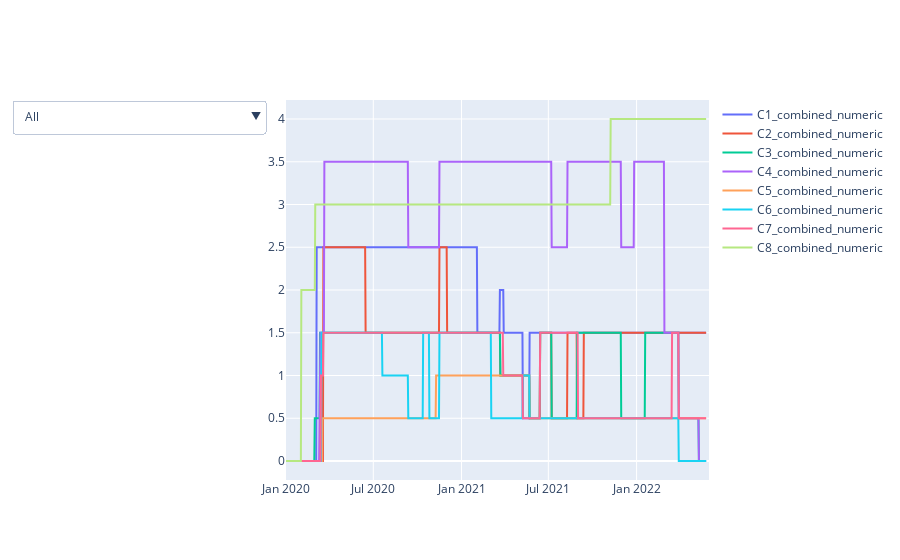

Notebook cell for this chart:
### Markdown cell above
The figure below shows the evolution of all containment and closure policies at a national level, in the US, over time. The drop-down button allows to select the policy of interest for a clearer view. Many containment and closure measures have decreased over time and especially since the beginning of January 2021. The only exceptions are travel restrictions and (C8) and Restrictions on gatherings (C4), although the latter has dropped considerably in the last few months.

### Code cell
#Code inspired by this kaggel example https://www.kaggle.com/code/jrmistry/plotly-how-to-change-plot-data-using-dropdowns/notebook

import plotly.graph_objects as go
# Create figure
fig = go.Figure()

for column in ["C1_combined_numeric", "C2_combined_numeric", "C3_combined_numeric", "C4_combined_numeric", "C5_combined_numeric", "C6_combined_numeric", "C7_combined_numeric", "C8_combined_numeric"]:
    fig.add_trace(
        go.Scatter(
            x = data_gov_nat["Date"],
            y = data_gov_nat[column],
            name = column
        )
    )

fig.update_layout(
    updatemenus=[go.layout.Updatemenu(
        active=0,
        buttons=list(
            [dict(label = 'All',
                  method = 'update',
                  args = [{'visible': [True, True, True, True, True, True, True, True]},
                          {'title': 'All',
                           'showlegend':True}]),
             dict(label = 'C1 - School Closures',
                  method = 'update',
                  args = [{'visible': [True, False, False, False, False, False, False, False]}, # the index of True aligns with the indices of plot traces
                          {'title': 'C1 - School Closures',
                           'showlegend':False}]),
             dict(label = 'C2- Workplace closing',
                  method = 'update',
                  args = [{'visible': [False, True, False, False, False, False, False, False]},
                          {'title': 'C2- Workplace closing',
                           'showlegend':False}]),
             dict(label = 'C3- Cancel Public Events',
                  method = 'update',
                  args = [{'visible': [False, False, True, False, False, False, False, False]},
                          {'title': 'C3- Cancel Public Events',
                           'showlegend':False}]),
             dict(label = 'C4- Restrictions on gatherings',
                  method = 'update',
                  args = [{'visible': [False, False, False, True, False, False, False, False]},
                          {'title': 'C4- Restrictions on gatherings',
                           'showlegend':False}]),
             dict(label = 'C5- Public Transportation',
                  method = 'update',
                  args = [{'visible': [False, False, True, False, False, False, False, False]},
                          {'title': 'C5- Public Transportation',
                           'showlegend':False}]),
             dict(label = 'C6- Stay at Home Order',
                  method = 'update',
                  args = [{'visible': [False, False, True, False, False, False, False, False]},
                          {'title': 'C6- Stay at Home Order',
                           'showlegend':False}]),
             dict(label = 'C7- Restrictions on Internal Movement',
                  method = 'update',
                  args = [{'visible': [False, False, True, False, False, False, False, False]},
                          {'title': 'C7- Restrictions on Internal Movement',
                           'showlegend':False}]),
             dict(label = 'C8- International Travel Controls',
                  method = 'update',
                  args = [{'visible': [False, False, True, False, False, False, False, False]},
                          {'title': 'C8- International Travel Controls',
                           'showlegend':False}])
            ])
        )
    ])

fig.show()

### Figure 1 — Plotly figure (JSON) as saved in the notebook; plotly's stock layout.template omitted (floating-point values rounded to 4 significant figures; data arrays with more than 128 entries replaced by an {"elided": "..."} marker saying what was removed)
{"data": [{"name": "C1_combined_numeric", "type": "scatter", "x": {"elided": "883 str values"}, "y": {"elided": "883 float values"}}, {"name": "C2_combined_numeric", "type": "scatter", "x": {"elided": "883 str values"}, "y": {"elided": "883 float values"}}, {"name": "C3_combined_numeric", "type": "scatter", "x": {"elided": "883 str values"}, "y": {"elided": "883 float values"}}, {"name": "C4_combined_numeric", "type": "scatter", "x": {"elided": "883 str values"}, "y": {"elided": "883 float values"}}, {"name": "C5_combined_numeric", "type": "scatter", "x": {"elided": "883 str values"}, "y": {"elided": "883 float values"}}, {"name": "C6_combined_numeric", "type": "scatter", "x": {"elided": "883 str values"}, "y": {"elided": "883 float values"}}, {"name": "C7_combined_numeric", "type": "scatter", "x": {"elided": "883 str values"}, "y": {"elided": "883 float values"}}, {"name": "C8_combined_numeric", "type": "scatter", "x": {"elided": "883 str values"}, "y": {"elided": "883 int values"}}], "layout": {"updatemenus": [{"active": 0, "buttons": [{"args": [{"visible": [true, true, true, true, true, true, true, true]}, {"showlegend": true, "title": "All"}], "label": "All", "method": "update"}, {"args": [{"visible": [true, false, false, false, false, false, false, false]}, {"showlegend": false, "title": "C1 - School Closures"}], "label": "C1 - School Closures", "method": "update"}, {"args": [{"visible": [false, true, false, false, false, false, false, false]}, {"showlegend": false, "title": "C2- Workplace closing"}], "label": "C2- Workplace closing", "method": "update"}, {"args": [{"visible": [false, false, true, false, false, false, false, false]}, {"showlegend": false, "title": "C3- Cancel Public Events"}], "label": "C3- Cancel Public Events", "method": "update"}, {"args": [{"visible": [false, false, false, true, false, false, false, false]}, {"showlegend": false, "title": "C4- Restrictions on gatherings"}], "label": "C4- Restrictions on gatherings", "method": "update"}, {"args": [{"visible": [false, false, true, false, false, false, false, false]}, {"showlegend": false, "title": "C5- Public Transportation"}], "label": "C5- Public Transportation", "method": "update"}, {"args": [{"visible": [false, false, true, false, false, false, false, false]}, {"showlegend": false, "title": "C6- Stay at Home Order"}], "label": "C6- Stay at Home Order", "method": "update"}, {"args": [{"visible": [false, false, true, false, false, false, false, false]}, {"showlegend": false, "title": "C7- Restrictions on Internal Movement"}], "label": "C7- Restrictions on Internal Movement", "method": "update"}, {"args": [{"visible": [false, false, true, false, false, false, false, false]}, {"showlegend": false, "title": "C8- International Travel Controls"}], "label": "C8- International Travel Controls", "method": "update"}]}]}}
